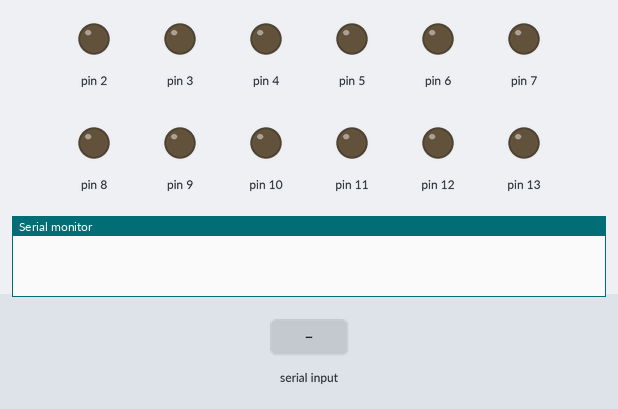
The sketch below on a simulated Arduino Uno, built with avr-gcc and run on an emulated ATmega328P. Parts: output pins drawn as LEDs (lit = HIGH), the last lines printed to the serial monitor. The inputs (shaded band) are chosen by the test bench.

Above: at 1.2 s.
1.3 s: "1" received over Serial
At 1.8 s:
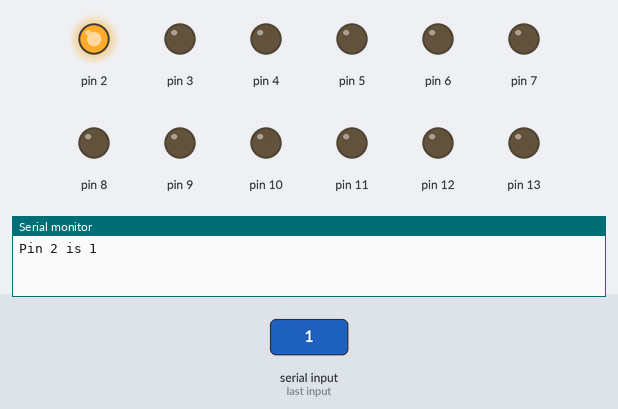
2.8 s: "30,150\n" received over Serial
At 3.4 s:
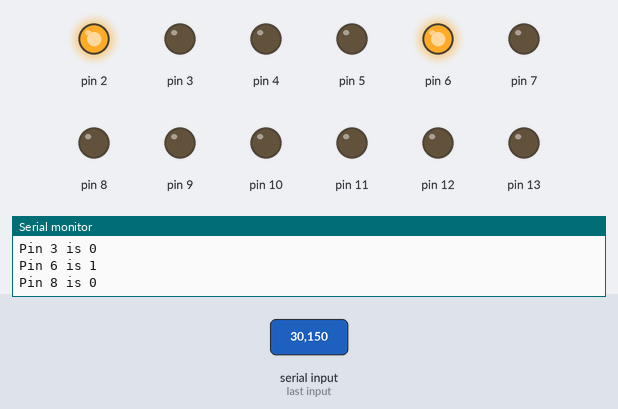
4.3 s: "0" received over Serial
At 5.3 s:
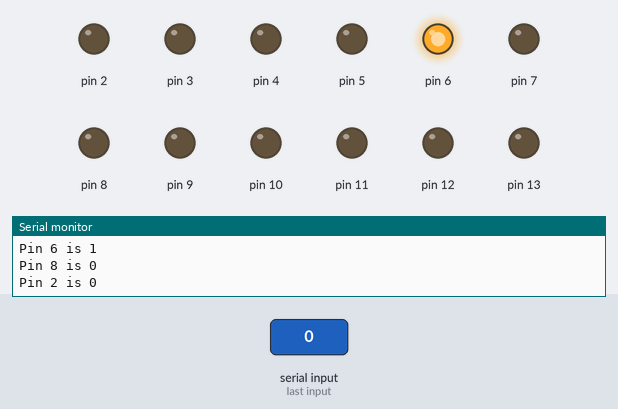
Timing chart, 0 to 7.3 s (numbered marks = the images above; inputs shaded):
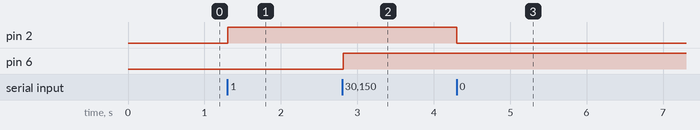

The sketch:

string_serial_2.ino
```cpp
String comdata = "";
void setup()
{
  Serial.begin(9600);
  for(int i = 2; i <= 13; i++) pinMode(i, OUTPUT);
}

void loop()
{
  while (Serial.available() > 0)
  {
    comdata += int(Serial.read()) - '0';
    delay(2);
  }
  if(comdata.length() > 0)
  {
    for(int i = 0; i < comdata.length(); i++)
    {
      if(comdata[i]=='0'||comdata[i]=='1')
      {
        digitalWrite(i + 2, comdata[i] - '0');
        Serial.print("Pin ");
        Serial.print(i + 2);
        Serial.print(" is ");
        Serial.println(comdata[i]);
      }
    }
    comdata = "";
  }
}
```

Measured:
- after the input at 1.3 s, pin 2: LOW → HIGH at once
- after the input at 2.8 s, pin 6: LOW → HIGH at once
- after the input at 4.3 s, pin 2: HIGH → LOW at once
